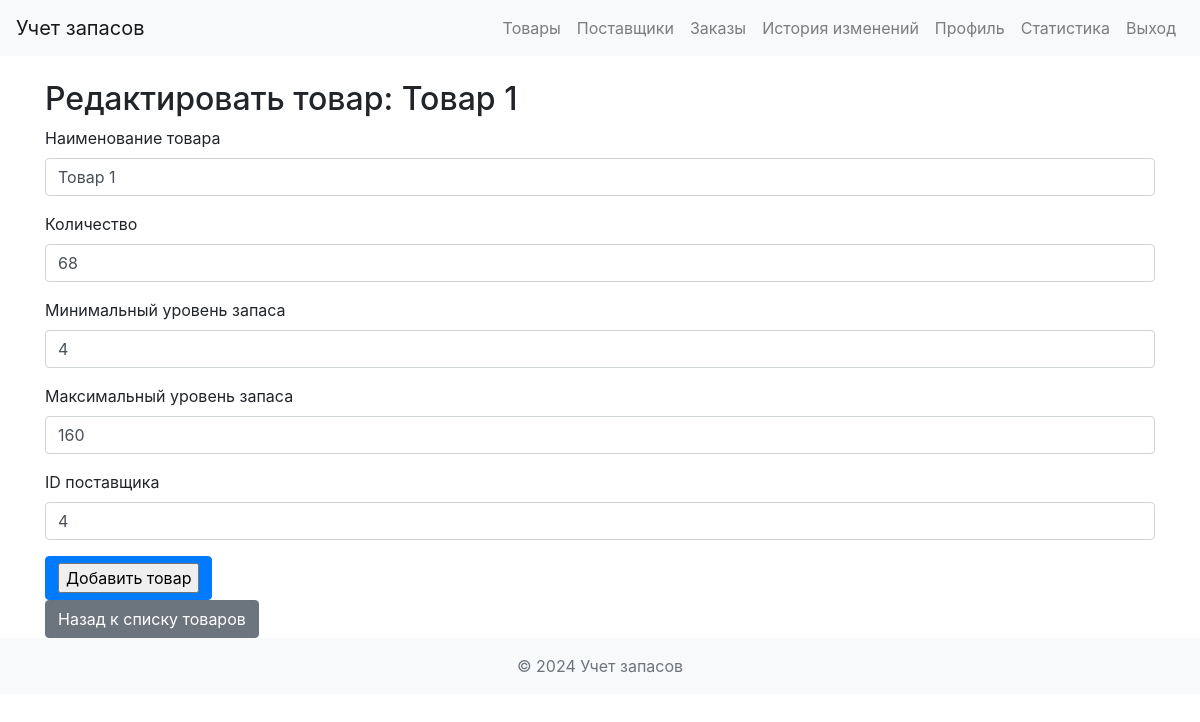
Page /inventory/edit/1 (signed in) on the earlier database version.
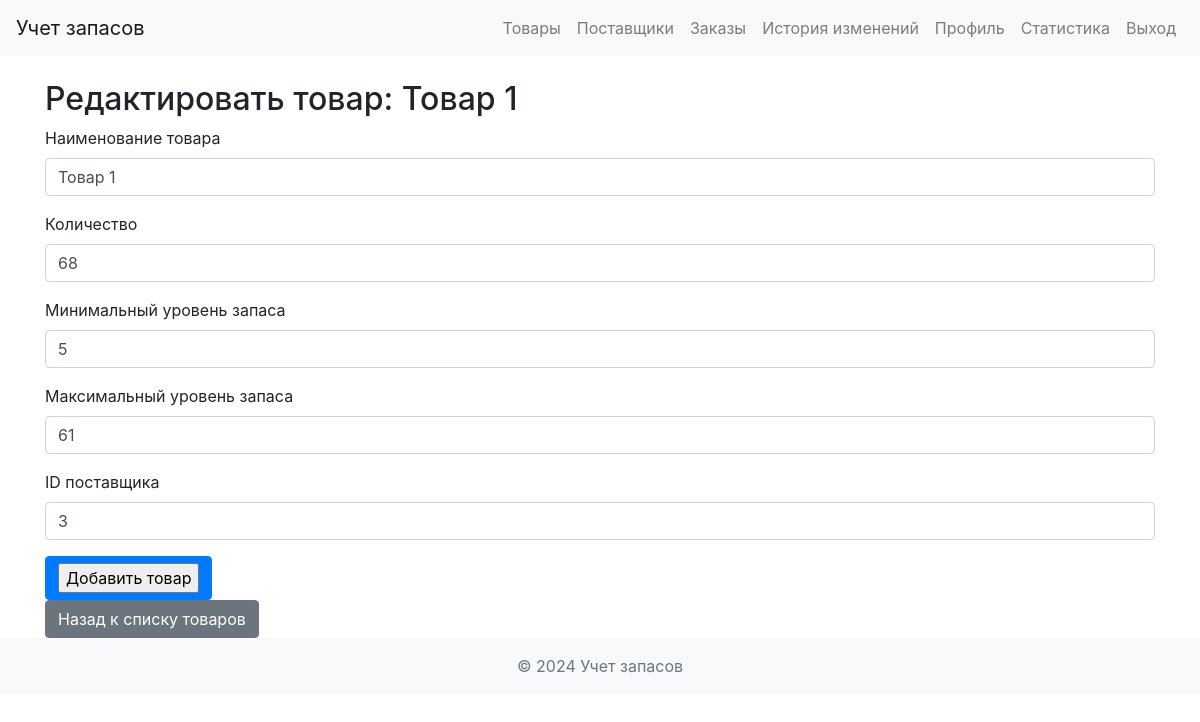
Same page on the later database version.
### app/models.py (models this page shows, shortened)
class InventoryItem(db.Model):
    id = db.Column(db.Integer, primary_key=True)
    name = db.Column(db.String(100), nullable=False)
    quantity = db.Column(db.Integer, nullable=False)
    min_level = db.Column(db.Integer, nullable=False)
    max_level = db.Column(db.Integer, nullable=False)
    supplier_id = db.Column(db.Integer, db.ForeignKey('supplier.id'))

### app/views.py (the view, shortened to what this page needs)
@app.route('/inventory/edit/<int:item_id>', methods=['GET', 'POST'])
@login_required
def edit_inventory_item(item_id):
    item = InventoryItem.query.get_or_404(item_id)
    form = InventoryItemForm(obj=item)
    return render_template('edit_inventory_item.html', form=form, item=item)

### app/forms.py
class InventoryItemForm(FlaskForm):
    name = StringField('Наименование товара', validators=[DataRequired()])
    quantity = IntegerField('Количество', validators=[DataRequired()])
    min_level = IntegerField('Минимальный уровень запаса', validators=[DataRequired()])
    max_level = IntegerField('Максимальный уровень запаса', validators=[DataRequired()])
    supplier_id = IntegerField('ID поставщика', validators=[DataRequired()])
    submit = SubmitField('Добавить товар')

### app/__init__.py (called while the page is built)
@login_manager.user_loader
def load_user(user_id):
    return User.query.get(int(user_id))

### app/templates/edit_inventory_item.html (shortened to what this page needs)
{% extends "layout.html" %}
{% block content %}
<h2>Редактировать товар: {{ item.name }}</h2>
<form method="POST">
    <div class="form-group">
        {{ form.name.label }}
        {{ form.name(class='form-control') }}
    </div>
    <div class="form-group">
        {{ form.quantity.label }}
        {{ form.quantity(class='form-control') }}
    </div>
    <div class="form-group">
        {{ form.min_level.label }}
        {{ form.min_level(class='form-control') }}
    </div>
    <div class="form-group">
        {{ form.max_level.label }}
        {{ form.max_level(class='form-control') }}
    </div>
    <div class="form-group">
        {{ form.supplier_id.label }}
        {{ form.supplier_id(class='form-control') }}
    </div>
    <button type="submit" class="btn btn-primary">{{ form.submit() }}</button>
</form>
<a href="{{ url_for('inventory') }}" class="btn btn-secondary">Назад к списку товаров</a>
{% endblock %}

Differences in the rows shown:
changed InventoryItem "Товар 1": min_level "4" → "5"; max_level "160" → "61"; supplier_id "4" → "3"
